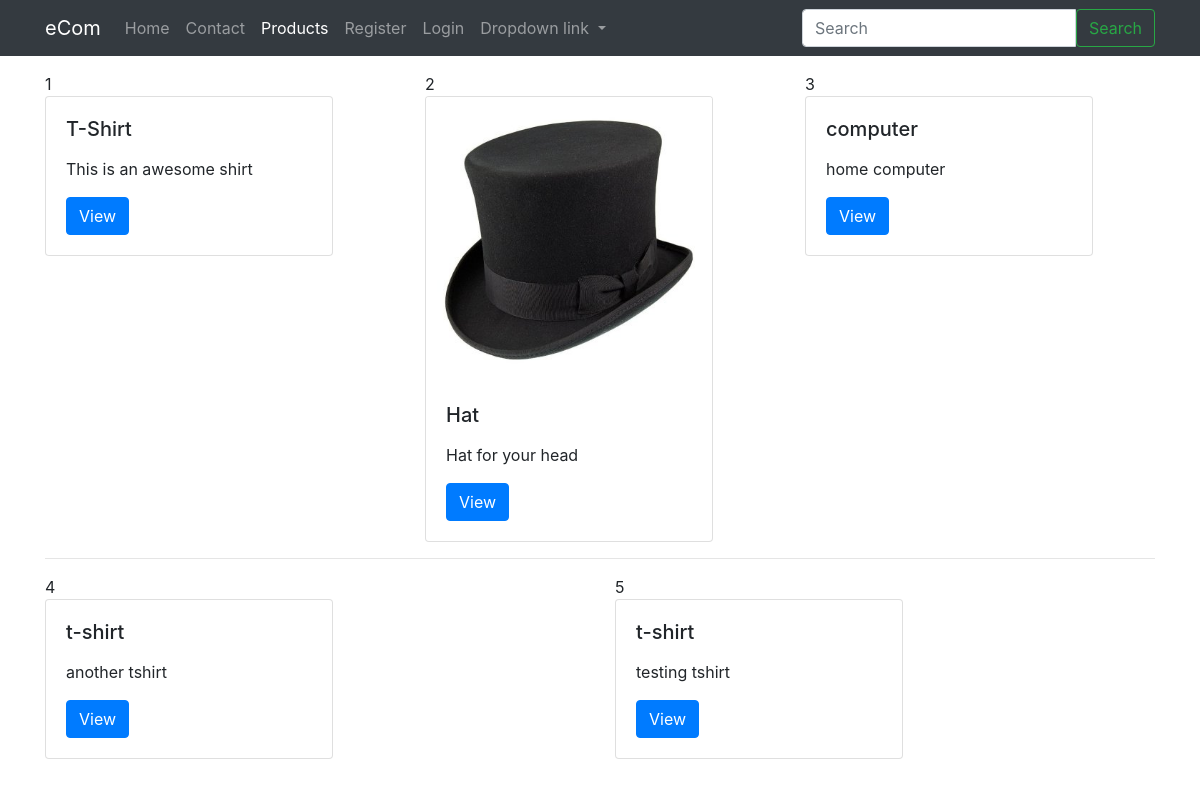
/products/, run on an earlier commit of the app's database.
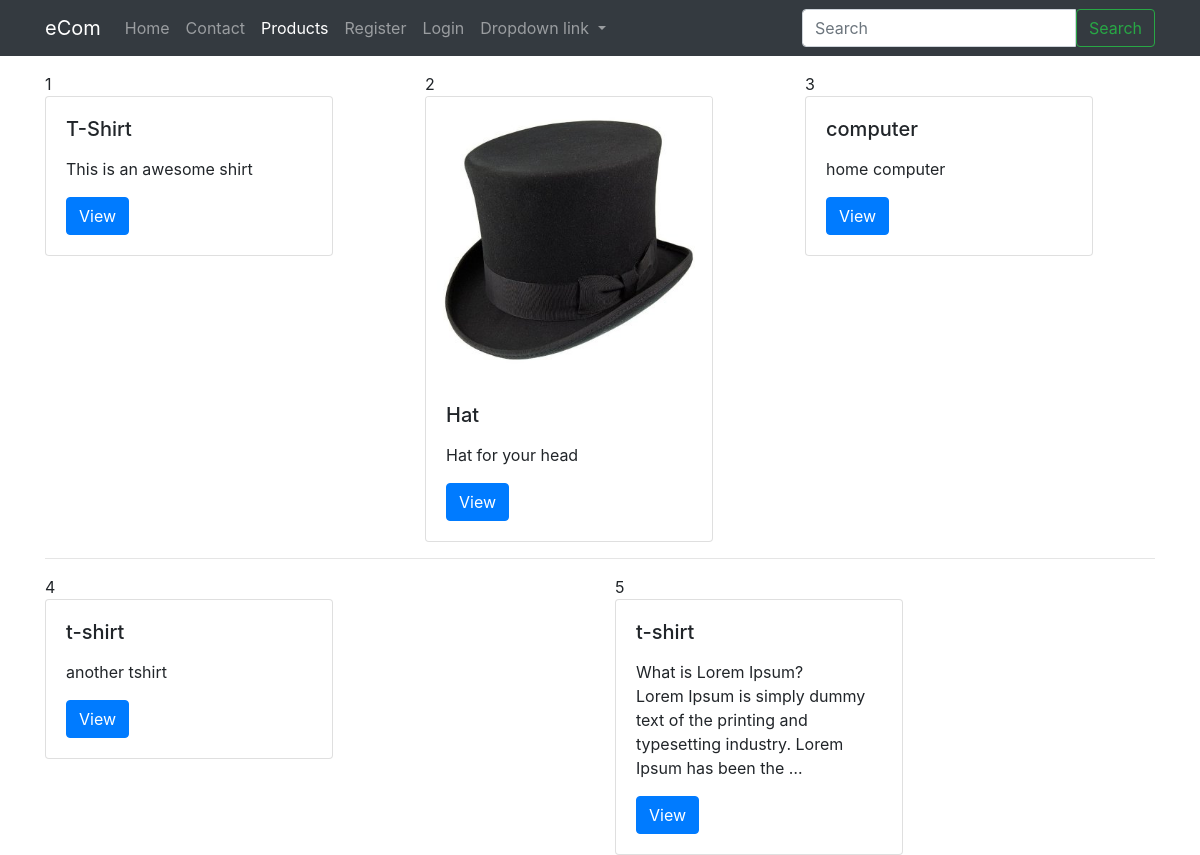
And on a later commit of the database.
### products/models.py (models this page shows, shortened)
class Product(models.Model):
    title = models.CharField(max_length=120)
    slug = models.SlugField(default='abc', blank=True, unique=True)
    description = models.TextField()
    price = models.DecimalField(decimal_places=2, max_digits=10, default=39.99)
    image = models.ImageField(upload_to=upload_image_path, null=True, blank=True)
    featured = models.BooleanField(default=False)
    active = models.BooleanField(default=True)
    timestamp = models.DateTimeField(auto_now_add=True)
    objects = ProductManger()
    def get_absolute_url(self):
        return reverse("products:detail", kwargs={"slug": self.slug})

### products/views.py (the view)
# urls.py: path('', ProductListView.as_view(), name="list"),
class ProductListView(ListView):
    template_name = "products/list.html"
    def get_queryset(self, *args, **kwargs):
        return Product.objects.all()

### products/models.py (called while the page is built)
    def active(self):
        return self.filter(active=True)

    def get_queryset(self):
        return ProductQuerySet(self.model, using=self._db)

    def all(self):
        return self.get_queryset().active()

### products/templates/products/list.html
{% extends "base.html" %} {% block content %}
    <div class="row">
        {% for obj in object_list %}
        <div class="col">
            {{ forloop.counter}}
            {% include 'products/snippets/card.html' with instance=obj %}
            {% if forloop.counter|divisibleby:3 %}
        </div> </div><div class="row">
            <div class="col-12"><hr></div>
            {% else %}
        </div>
            {% endif %}
        <br> {% endfor %}
    </div>
{% endblock %}

### products/templates/products/snippets/card.html
<div class="card" style="width: 18rem;">
    {% if instance.image %}
    <a href="{{ instance.get_absolute_url }}"><img class="card-img-top" src="{{ instance.image.url }}" alt="{{ instance.title }} logo"></a> {% endif %}
    <div class="card-body">
        <h5 class="card-title">{{ instance.title }}</h5>
        <p class="card-text">{{ instance.description|linebreaks|truncatewords:20 }}</p>
        <a href="{{ instance.get_absolute_url }}" class="btn btn-primary">View</a>
    </div>
</div>

What changed in the data, as far as the page shows it:
changed Product: description "testing tshirt" → "What is Lorem Ipsum? Lorem Ipsum is simply dummy text of the printing and typesetting industry. Lorem Ipsum has been the …"
